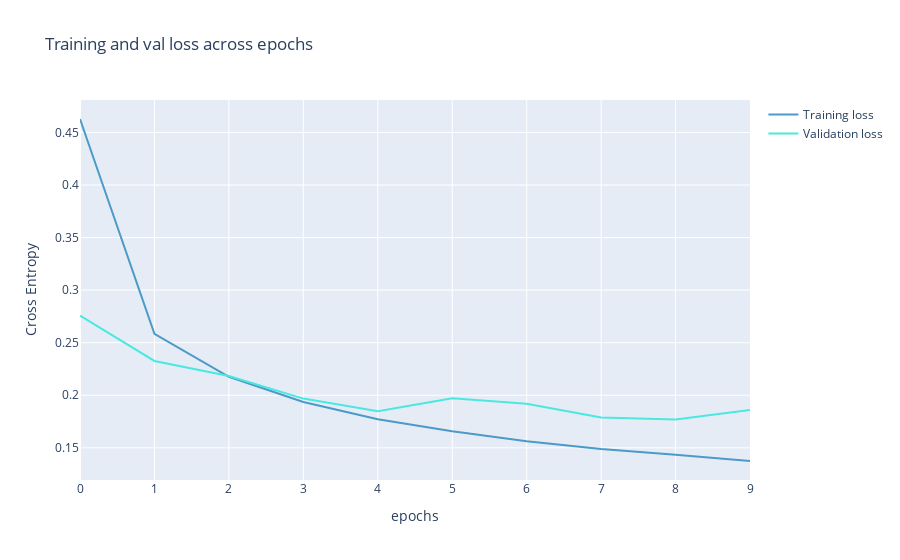

The notebook cell this image was saved under:
### Markdown cell above
* Would you say the model achieved good performance? Did it overfit?

### Code cell
from plotly import graph_objects as go
fig = go.Figure(data=[
                      go.Scatter(
                          y=history.history["loss"],
                          name="Training loss",
                          mode="lines",
                          marker=dict(
                              color=color_chart[0]
                          )),
                      go.Scatter(
                          y=history.history["val_loss"],
                          name="Validation loss",
                          mode="lines",
                          marker=dict(
                              color=color_chart[1]
                          ))
])
fig.update_layout(
    title='Training and val loss across epochs',
    xaxis_title='epochs',
    yaxis_title='Cross Entropy'    
)
fig.show()

### Figure 1 — Plotly figure (JSON) as saved in the notebook; plotly's stock layout.template omitted (floating-point values rounded to 4 significant figures)
{"data": [{"marker": {"color": "#4B9AC7"}, "mode": "lines", "name": "Training loss", "type": "scatter", "y": [0.4628, 0.2584, 0.2176, 0.1937, 0.1773, 0.1657, 0.1562, 0.1489, 0.1434, 0.1375]}, {"marker": {"color": "#4BE8E0"}, "mode": "lines", "name": "Validation loss", "type": "scatter", "y": [0.2758, 0.2327, 0.2183, 0.1968, 0.1849, 0.1972, 0.192, 0.1789, 0.177, 0.1861]}], "layout": {"title": {"text": "Training and val loss across epochs"}, "xaxis": {"title": {"text": "epochs"}}, "yaxis": {"title": {"text": "Cross Entropy"}}}}
